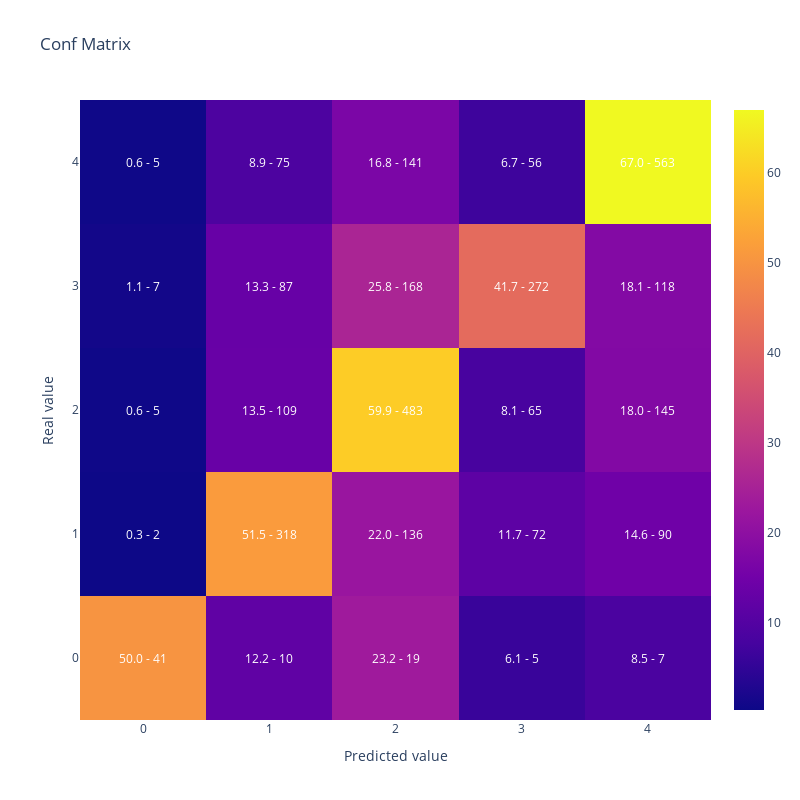

Notebook code for this chart:
### Code cell
#MAtriz de confusion y Kappa dfe OVA
y_pred = lgb_model.predict(X_test).argmax(axis=1)

display(plot_confusion_matrix(y_test,y_pred))

{'kappa':cohen_kappa_score(y_test,
                y_pred,
                weights = 'quadratic'),
 'accuracy':accuracy_score(y_test,y_pred),
 'balanced_accuracy':balanced_accuracy_score(y_test,y_pred)}

### Figure 1 — Plotly figure (JSON) as saved in the notebook; plotly's stock layout.template omitted (floating-point values rounded to 4 significant figures)
{"data": [{"type": "heatmap", "x": [0, 1, 2, 3, 4], "y": [0, 1, 2, 3, 4], "z": [[50, 12.2, 23.17, 6.098, 8.537], [0.3236, 51.46, 22.01, 11.65, 14.56], [0.6196, 13.51, 59.85, 8.055, 17.97], [1.074, 13.34, 25.77, 41.72, 18.1], [0.5952, 8.929, 16.79, 6.667, 67.02]]}], "layout": {"annotations": [{"font": {"color": "white"}, "showarrow": false, "text": "50.0 - 41", "x": 0, "xref": "x", "y": 0, "yref": "y"}, {"font": {"color": "white"}, "showarrow": false, "text": "12.2 - 10", "x": 1, "xref": "x", "y": 0, "yref": "y"}, {"font": {"color": "white"}, "showarrow": false, "text": "23.2 - 19", "x": 2, "xref": "x", "y": 0, "yref": "y"}, {"font": {"color": "white"}, "showarrow": false, "text": "6.1 - 5", "x": 3, "xref": "x", "y": 0, "yref": "y"}, {"font": {"color": "white"}, "showarrow": false, "text": "8.5 - 7", "x": 4, "xref": "x", "y": 0, "yref": "y"}, {"font": {"color": "white"}, "showarrow": false, "text": "0.3 - 2", "x": 0, "xref": "x", "y": 1, "yref": "y"}, {"font": {"color": "white"}, "showarrow": false, "text": "51.5 - 318", "x": 1, "xref": "x", "y": 1, "yref": "y"}, {"font": {"color": "white"}, "showarrow": false, "text": "22.0 - 136", "x": 2, "xref": "x", "y": 1, "yref": "y"}, {"font": {"color": "white"}, "showarrow": false, "text": "11.7 - 72", "x": 3, "xref": "x", "y": 1, "yref": "y"}, {"font": {"color": "white"}, "showarrow": false, "text": "14.6 - 90", "x": 4, "xref": "x", "y": 1, "yref": "y"}, {"font": {"color": "white"}, "showarrow": false, "text": "0.6 - 5", "x": 0, "xref": "x", "y": 2, "yref": "y"}, {"font": {"color": "white"}, "showarrow": false, "text": "13.5 - 109", "x": 1, "xref": "x", "y": 2, "yref": "y"}, {"font": {"color": "white"}, "showarrow": false, "text": "59.9 - 483", "x": 2, "xref": "x", "y": 2, "yref": "y"}, {"font": {"color": "white"}, "showarrow": false, "text": "8.1 - 65", "x": 3, "xref": "x", "y": 2, "yref": "y"}, {"font": {"color": "white"}, "showarrow": false, "text": "18.0 - 145", "x": 4, "xref": "x", "y": 2, "yref": "y"}, {"font": {"color": "white"}, "showarrow": false, "text": "1.1 - 7", "x": 0, "xref": "x", "y": 3, "yref": "y"}, {"font": {"color": "white"}, "showarrow": false, "text": "13.3 - 87", "x": 1, "xref": "x", "y": 3, "yref": "y"}, {"font": {"color": "white"}, "showarrow": false, "text": "25.8 - 168", "x": 2, "xref": "x", "y": 3, "yref": "y"}, {"font": {"color": "white"}, "showarrow": false, "text": "41.7 - 272", "x": 3, "xref": "x", "y": 3, "yref": "y"}, {"font": {"color": "white"}, "showarrow": false, "text": "18.1 - 118", "x": 4, "xref": "x", "y": 3, "yref": "y"}, {"font": {"color": "white"}, "showarrow": false, "text": "0.6 - 5", "x": 0, "xref": "x", "y": 4, "yref": "y"}, {"font": {"color": "white"}, "showarrow": false, "text": "8.9 - 75", "x": 1, "xref": "x", "y": 4, "yref": "y"}, {"font": {"color": "white"}, "showarrow": false, "text": "16.8 - 141", "x": 2, "xref": "x", "y": 4, "yref": "y"}, {"font": {"color": "white"}, "showarrow": false, "text": "6.7 - 56", "x": 3, "xref": "x", "y": 4, "yref": "y"}, {"font": {"color": "white"}, "showarrow": false, "text": "67.0 - 563", "x": 4, "xref": "x", "y": 4, "yref": "y"}], "height": 800, "title": {"text": "Conf Matrix"}, "width": 800, "xaxis": {"title": {"text": "Predicted value"}}, "yaxis": {"title": {"text": "Real value"}}}}
